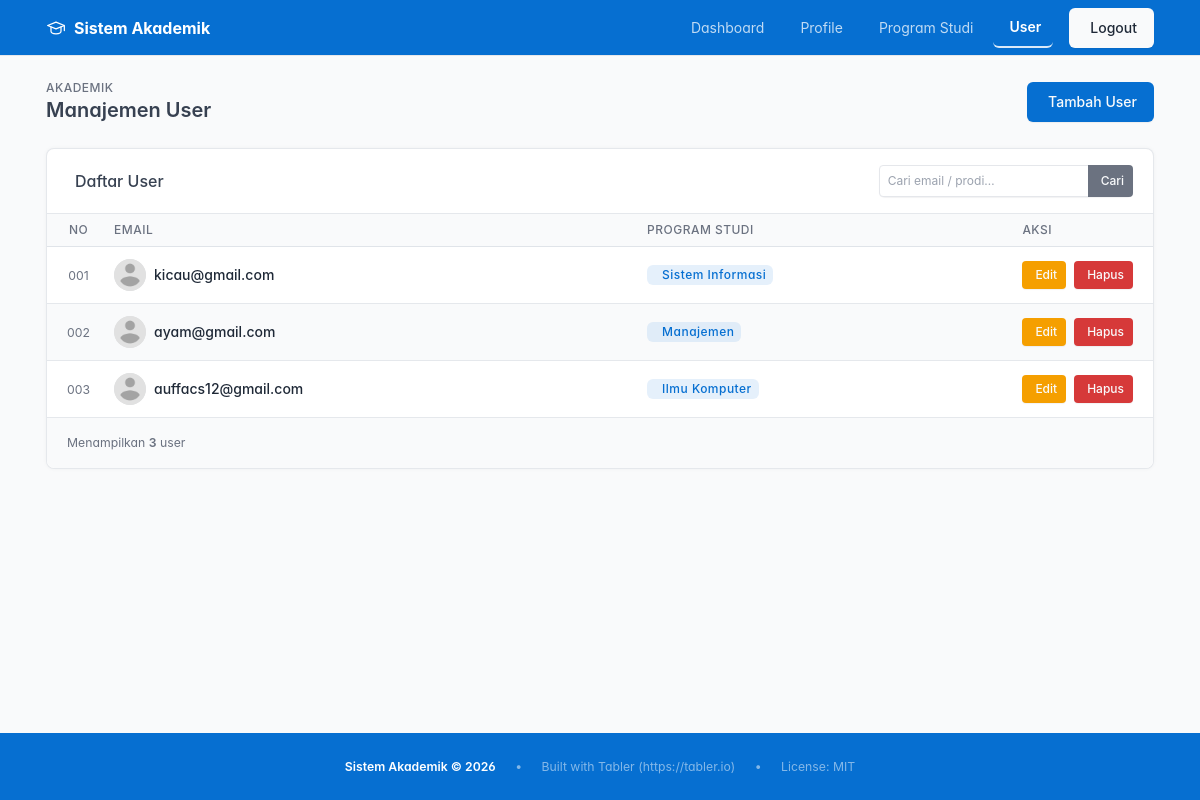
/user.php?sort=prodi_desc (signed in), run on the app's committed database.
### tables this page shows
CREATE TABLE `user_tbl` (
  `userid` char(36) NOT NULL,
  `email` varchar(150) NOT NULL,
  `password` varchar(255) NOT NULL,
  `foto_profil` varchar(255) DEFAULT NULL,
  `prodi_id` int(11) DEFAULT NULL
);

CREATE TABLE `prodi_tbl` (
  `prodi_id` int(30) NOT NULL,
  `nama_prodi` varchar(100) NOT NULL
);

### user.php (the view, shortened to what this page needs)
<?php
$pdo = getDBConnection();
$search = trim($_GET['q'] ?? '');
$sort = $_GET['sort'] ?? 'email_asc';
$orderClause = match ($sort) {
  'email_desc' => 'u.email DESC',
  'prodi_asc' => 'p.nama_prodi ASC, u.email ASC',
  'prodi_desc' => 'p.nama_prodi DESC, u.email ASC',
  default => 'u.email ASC',
};
if ($search !== '') {
  $stmt = $pdo->prepare("
    SELECT u.*, p.nama_prodi
    FROM user_tbl u
    LEFT JOIN prodi_tbl p ON u.prodi_id = p.prodi_id
    WHERE u.email LIKE ? OR p.nama_prodi LIKE ?
    ORDER BY $orderClause
  ");
  $stmt->execute(["%$search%", "%$search%"]);
} else {
  $stmt = $pdo->query("
    SELECT u.*, p.nama_prodi
    FROM user_tbl u
    LEFT JOIN prodi_tbl p ON u.prodi_id = p.prodi_id
    ORDER BY $orderClause
  ");
}
$users = $stmt->fetchAll();
$profileImgPath = 'images/profile.png';
$hasProfileImg = is_file(__DIR__ . '/images/profile.png');
function sortUrl($field, $currentSort, $search)
{
  $dir = ($currentSort === $field . '_asc') ? $field . '_desc' : $field . '_asc';
  $params = ['sort' => $dir];
  return 'user.php?' . http_build_query($params);
}
function sortIcon($field, $currentSort)
{
  if ($currentSort === $field . '_desc')
    return '<i class="ti ti-sort-descending ms-1"></i>';
  return '<i class="ti ti-arrows-sort ms-1 text-muted"></i>';
}
?>
<!DOCTYPE html>
<html lang="id">
<head>
  <link rel="stylesheet" href="css/tabler.min.css">
  <link rel="stylesheet" href="https://cdn.jsdelivr.net/npm/@tabler/icons-webfont@3.0.0/dist/tabler-icons.min.css">
</head>
<body class="antialiased">
  <div class="wrapper">
    <nav class="navbar navbar-dark bg-blue sticky-top d-print-none">
      <div class="container-xl">
        <a href="dashboard.php" class="navbar-brand d-flex align-items-center gap-2">
          <span class="navbar-brand-text">Sistem Akademik</span>
        </a>
        <div class="d-none d-md-flex ms-auto">
          <ul class="navbar-nav flex-row align-items-center gap-2">
            <li class="nav-item"><a class="nav-link text-white" href="dashboard.php">Dashboard</a></li>
            <li class="nav-item"><a class="nav-link text-white" href="profile.php">Profile</a></li>
            <li class="nav-item"><a class="nav-link text-white" href="program_studi.php">Program Studi</a></li>
            <li class="nav-item"><a class="nav-link text-white active" href="user.php">User</a></li>
            <li class="nav-item"><a href="logout.php" class="btn btn-light ms-2">Logout</a></li>
          </ul>
        </div>
      </div>
    </nav>
    <div class="page-wrapper">
      <div class="page-header d-print-none">
        <div class="container-xl">
          <div class="row g-2 align-items-center">
            <div class="col">
              <div class="page-pretitle">Akademik</div>
              <h2 class="page-title">Manajemen User</h2>
            </div>
            <div class="col-auto">
              <button class="btn btn-primary" data-bs-toggle="modal" data-bs-target="#addModal">
                <i class="ti ti-user-plus me-1"></i>Tambah User
              </button>
            </div>
          </div>
        </div>
      </div>
      <div class="page-body">
        <div class="container-xl">
          <div class="card">
            <div class="card-header d-flex align-items-center justify-content-between flex-wrap gap-2">
              <h3 class="card-title mb-0"><i class="ti ti-users me-2 text-blue"></i>Daftar User</h3>
              <form method="GET" action="user.php" class="d-flex align-items-center gap-2 flex-wrap">
                <div class="input-group input-group-sm" style="min-width:220px">
                  <input type="text" name="q" class="form-control" placeholder="Cari email / prodi…"
                    value="<?= htmlspecialchars($search) ?>">
                  <button type="submit" class="btn btn-sm btn-secondary px-2">Cari</button>
                </div>
              </form>
            </div>
            <?php if (empty($users)): ?>
              <div class="card-body">
                <div class="empty">
                  <div class="empty-img"><i class="ti ti-user-off" style="font-size:4rem;color:#94a3b8"></i></div>
                  <p class="empty-title">Tidak ada user ditemukan</p>
                  <p class="empty-subtitle text-muted">
                    <?= $search
                      ? "Tidak ada hasil untuk &ldquo;<strong>" . htmlspecialchars($search) . "</strong>&rdquo;. Coba kata kunci lain."
                      : 'Belum ada user. Tambahkan user pertama.' ?>
                  </p>
                  <?php if ($search): ?>
                    <div class="empty-action"><a href="user.php" class="btn btn-primary"><i
                          class="ti ti-arrow-left me-1"></i>Kembali</a></div>
                  <?php endif; ?>
                </div>
              </div>
            <?php else: ?>
              <div class="table-responsive">
                <table class="table table-vcenter table-hover table-striped card-table">
                  <thead>
                    <tr>
                      <th class="w-1 text-center">No</th>
                      <th><a href="<?= sortUrl('email', $sort, $search) ?>">Email<?= sortIcon('email', $sort) ?></a></th>
                      <th><a href="<?= sortUrl('prodi', $sort, $search) ?>">Program
                          Studi<?= sortIcon('prodi', $sort) ?></a></th>
                      <th class="w-1">Aksi</th>
                    </tr>
                  </thead>
                  <tbody>
                    <?php foreach ($users as $no => $u):
                      $colors = ['bg-blue', 'bg-azure', 'bg-indigo', 'bg-purple', 'bg-pink', 'bg-red', 'bg-orange', 'bg-teal', 'bg-green', 'bg-cyan'];
                      $avatarColor = $colors[$no % count($colors)];
                      $initial = strtoupper(substr($u['email'], 0, 1));
                      ?>
                      <tr>
                        <td class="text-center text-muted"><small><?= str_pad($no + 1, 3, '0', STR_PAD_LEFT) ?></small></td>
                        <td>
                          <div class="d-flex align-items-center gap-2">
                            <?php if ($hasProfileImg): ?>
                              <img src="<?= htmlspecialchars($profileImgPath) ?>" alt="Profile"
                                class="avatar avatar-sm rounded-circle" style="width:32px;height:32px;object-fit:cover;">
                            <?php else: ?>
                              <span
                                class="avatar avatar-sm <?= $avatarColor ?> text-white avatar-initials rounded-circle"><?= $initial ?></span>
                            <?php endif; ?>
                            <span class="text-body fw-medium"><?= htmlspecialchars($u['email']) ?></span>
                          </div>
                        </td>
                        <td>
                          <?php if ($u['nama_prodi']): ?>
                            <span class="badge bg-blue-lt text-blue"><?= htmlspecialchars($u['nama_prodi']) ?></span>
                          <?php else: ?>
                            <span class="text-muted fst-italic small"><i class="ti ti-minus me-1"></i>Belum ada prodi</span>
                          <?php endif; ?>
                        </td>
                        <td>
                          <div class="btn-list flex-nowrap">
                            <button class="btn btn-sm btn-warning" title="Edit"
                              onclick="setEditUser(<?= $u['userid'] ?>, '<?= htmlspecialchars(addslashes($u['email'])) ?>', '<?= $u['prodi_id'] ?? '' ?>')">
                              <i class="ti ti-edit me-1"></i>Edit
                            </button>
                            <button class="btn btn-sm btn-danger" title="Hapus"
                              onclick="konfirmHapus(<?= $u['userid'] ?>, '<?= htmlspecialchars(addslashes($u['email'])) ?>')">
                              <i class="ti ti-trash me-1"></i>Hapus
                            </button>
                          </div>
                        </td>
                      </tr>
                    <?php endforeach; ?>
                  </tbody>
                </table>
              </div>
              <div class="card-footer d-flex align-items-center justify-content-between">
                <p class="m-0 text-muted small">
                  Menampilkan <strong><?= count($users) ?></strong> user
                </p>
              </div>
            <?php endif; ?>
          </div>
        </div>
      </div>
      <footer class="footer d-print-none bg-blue text-white border-top border-blue py-2"
        style="min-height:auto;margin-top:auto;">
        <div class="container-xl d-flex align-items-center justify-content-center" style="min-height:50px;">
          <div class="text-center small">
            <span class="text-white fw-semibold">Sistem Akademik &copy; 2026</span>
            <span class="text-white-50 ms-3 me-3">•</span>
            <span class="text-white-50">Built with Tabler (https://tabler.io)</span>
            <span class="text-white-50 ms-3 me-3">•</span>
            <span class="text-white-50">License: MIT</span>
          </div>
        </div>
      </footer>
    </div>
  </div>
</body>
</html>

### user.php (style rules this page uses)
html, body { height: 100%; }
.wrapper { display: flex; flex-direction: column; min-height: 100vh; }
.page-wrapper { flex: 1; }
.navbar-brand-text { font-weight: 700; font-size: 1rem; }
.navbar-nav .nav-link { color: rgba(255, 255, 255, 0.75) !important; transition: color .2s; padding: 0.5rem 0.75rem; }
.navbar-nav .nav-link.active { color: #fff !important; font-weight: 600; border-bottom: 2px solid rgba(255, 255, 255, 0.85); }
th a { color: inherit; text-decoration: none; white-space: nowrap; }

### data on the page
user_tbl: no "001", email "kicau@gmail.com", prodi.nama_prodi "Sistem Informasi"
user_tbl: no "002", email "ayam@gmail.com", prodi.nama_prodi "Manajemen"
user_tbl: no "003", email "auffacs12@gmail.com", prodi.nama_prodi "Ilmu Komputer"

### other printed values
count($users) "3"
